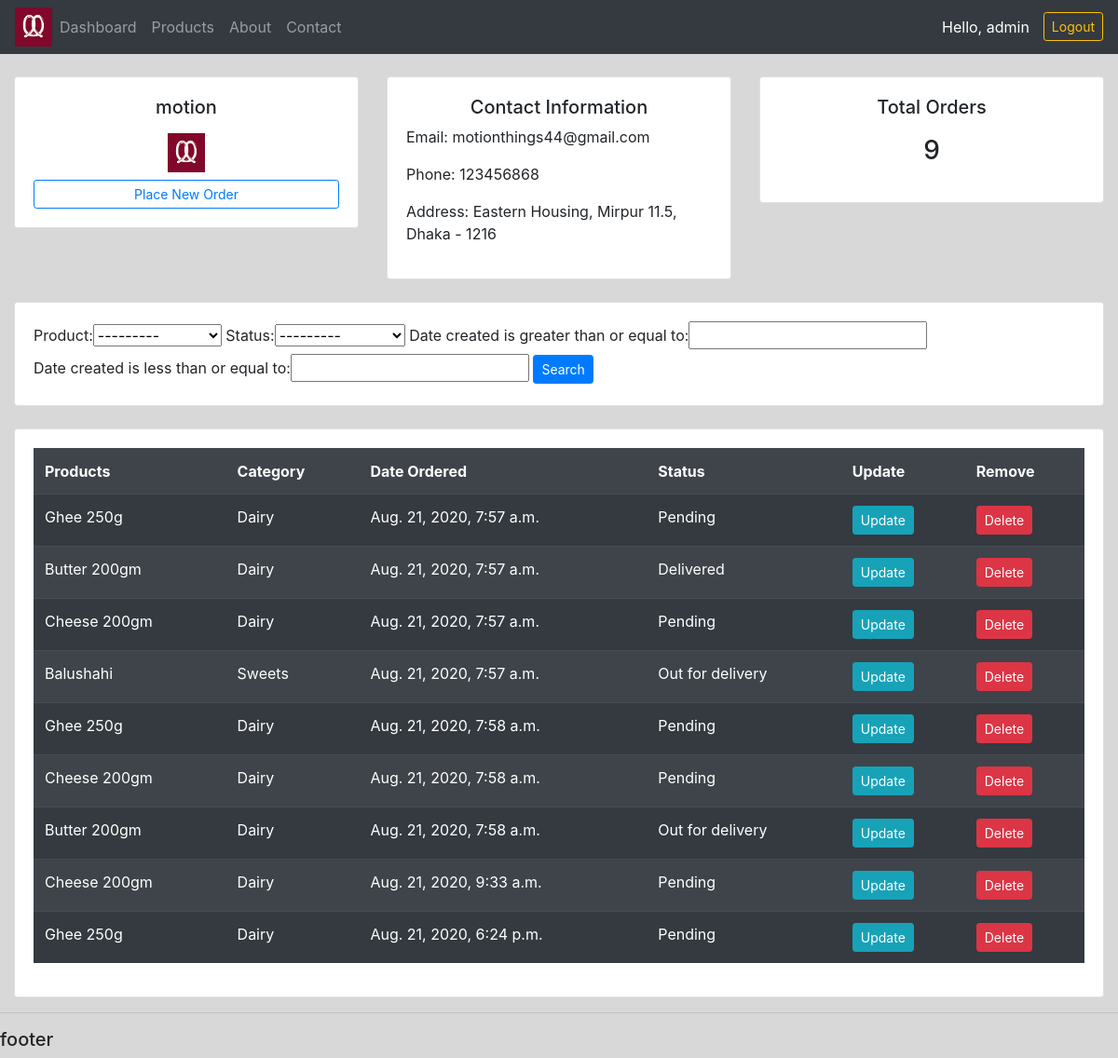
The page /customer/7/ (signed in) on the database its author committed.
### accounts/models.py (models this page shows, shortened)
class Customer(models.Model):
    user = models.OneToOneField(User, null=True, blank=True, on_delete=models.CASCADE)
    name = models.CharField(max_length=200, null=True)
    phone = models.CharField(max_length=200, null=True)
    email = models.CharField(max_length=200)
    address = models.CharField(max_length=250, null=True, blank=True)
    profile_pic = models.ImageField(default="logo.png", null=True, blank=True)
    date_created = models.DateTimeField(auto_now_add=True, null=True)

class Order(models.Model):
    STATUS = (
        ('Delivered', 'Delivered'),
        ('Out for delivery', 'Out for delivery'),
        ('Pending', 'Pending'),
    )
    customer = models.ForeignKey(Customer, null=True, on_delete = models.SET_NULL)
    product = models.ForeignKey(Product, null=True, on_delete=models.SET_NULL)
    date_created = models.DateTimeField(auto_now_add=True, null=True)
    status = models.CharField(max_length=200, null=True, choices=STATUS)

class Product(models.Model):
    CATEGORY = (
        ('Breads', 'Breads'),
        ('Fruits', 'Fruits'),
        ('Dairy', 'Dairy'),
        ('Vegetables', 'Vegetables'),
        ('Meat&Fish', 'Meat&Fish'),
        ('Sweets', 'Sweets'),
    )
    name = models.CharField(max_length=200, null=True)
    price = models.FloatField(null=True)
    category = models.CharField(max_length=200, null=True, choices=CATEGORY)
    description = models.TextField(blank=True)
    date_created = models.DateTimeField(auto_now_add=True, null=True)
    tags = models.ManyToManyField(Tag)
    def __str__(self):
        return self.name

### accounts/decorators.py (the view)
        def wrapper_func(request, *args, **kwargs):
            group = None
            if request.user.groups.exists():
                group = request.user.groups.all()[0].name
            if group in allowed_roles:
                return view_func(request, *args, **kwargs)
            else:
                return HttpResponse('Not authorized to view this page.')

### accounts/views.py (called while the page is built)
@login_required(login_url='login')
@allowed_users(allowed_roles=['admin'])
def customer(request, pk):
    customer = Customer.objects.get(id=pk)
    orders = customer.order_set.all()
    order_count = orders.count()
    search = OrderFilter(request.GET, queryset=orders)
    orders = search.qs
    context = {
        'customer': customer,
        'orders': orders,
        'order_count': order_count,
        'search': search
    }
    return render(request, 'accounts/customer.html', context)

### accounts/templates/accounts/customer.html
{% extends 'accounts/base.html' %}
{% load static %}
{% load crispy_forms_tags %}
{% block content %}
    <br>
    <div class="row">
        <div class="col-md">
            <div class="card card-body">
                <h5 class="text-center">{{customer.name}}</h5>
                <img src="{% static 'images/logo.png' %}" class="mx-auto my-2" alt="" id="logo">
                <a href="{% url 'create_order' customer.id %}" class="btn btn-outline-primary btn-sm btn-block">Place New Order</a>
            </div>
        </div>
        <div class="col-md">
            <div class="card card-body">
                <h5 class="text-center">Contact Information</h5>
                <p>Email: {{customer.email}}</p>
                <p>Phone: {{customer.phone}}</p>
                <p>Address: {{customer.address}}</p>
            </div>
        </div>
        <div class="col-md">
            <div class="card card-body">
                <h5 class="text-center">Total Orders</h5>
                <h3 style= "text-align: center; padding: 10px">{{order_count}}</h3>
            </div>
        </div>
    </div>
    <br>
    <div class="row">
        <div class="col">
            <div class="card card-body">
                <form action="" method="GET">
                    {{ search.form }}
                    <button class="btn btn-sm btn-primary" type="submit">Search</button>
                </form>
            </div>
        </div>
    </div>
    <br>
    <div class="row">
        <div class="col-md">
            <div class="card card-body">
                    <table class="table table-striped table-dark">
                    <tr>
                        <th>Products</th>
                        <th>Category</th>
                        <th>Date Ordered</th>
                        <th>Status</th>
                        <th>Update</th>
                        <th>Remove</th>
                    </tr>
                    {% for order in orders %}
                    <tr>
                        <td>{{order.product.name}}</td>
                        <td>{{order.product.category}}</td>
                        <td>{{order.date_created}}</td>
                        <td>{{order.status}}</td>
                        <td><a href="{% url 'update_order' order.id %}" class="btn btn-sm btn-info">Update</a></td>
                        <td><a href="{% url 'delete_order' order.id %}" class="btn btn-sm btn-danger">Delete</a></td>
                    </tr>
                    {% endfor %}
                </table>
            </div>
        </div>
    </div>
{% endblock %}

### accounts/templates/accounts/base.html (shortened to what this page needs)
{% load static %}
<!DOCTYPE html>
<html lang="en">
<head>
    <link rel="stylesheet" href="https://stackpath.bootstrapcdn.com/bootstrap/4.4.1/css/bootstrap.min.css">
    <link rel="stylesheet" href="https://stackpath.bootstrapcdn.com/font-awesome/4.7.0/css/font-awesome.min.css">
    <link rel="stylesheet" href="{% static '/css/main.css' %}">
    <link rel="stylesheet" href="{% static '/css/status.css' %}">
</head>
<body>
    {% include 'accounts/partials/__navbar.html' %}
    <div class="container-fluid">
    {% block content %}
    {% endblock %}
    </div>
    <hr>
    {% include 'accounts/partials/__footer.html' %}
</body>
</html>

### accounts/templates/accounts/partials/__navbar.html (shortened to what this page needs)
{% load static %}
<nav class="navbar navbar-expand-lg navbar-dark bg-dark">
    <a href="{% url 'dashboard' %}"><img src="{% static 'images/logo.png' %}" id="logo" alt=""></a>
    <div class="collapse navbar-collapse" id="navbarSupportedContent">
      <ul class="navbar-nav mr-auto">
        {% if request.user.is_staff %}
        <li class="nav-item">
          <a class="nav-link" href="{% url 'dashboard' %}">Dashboard</a>
        </li>
        {% else %}
        <li class="nav-item">
          <a class="nav-link" href="{% url 'account' %}">Settings</a>
        </li>
        {% endif %}
        <li class="nav-item">
          <a class="nav-link" href="{% url 'products' %}">Products</a>
        </li>
        <li class="nav-item">
          <a class="nav-link" href="{% url 'about' %}">About</a>
        </li>
        <li class="nav-item">
          <a class="nav-link" href="{% url 'contact' %}">Contact</a>
        </li>
      </ul>
      <span class="hello" >Hello, {{request.user}} </span>
      <span><a class="btn btn-sm btn-outline-warning" href="{% url 'logout' %}">Logout</a></span>
    </div>
  </nav>

### accounts/templates/accounts/partials/__footer.html
<h5>footer</h5>

### static/css/main.css (style rules this page uses)
body { background-color: rgb(216, 216, 216); }
#logo { max-width: 40px; }

### accounts/templates/accounts/partials/__navbar.html (style rules this page uses)
.hello { font-size: 16px; color: #fff; margin-right: 15px; }

### rows shown on the page
Customer: name "motion", email "motionthings44@gmail.com", phone "123456868", address "Eastern Housing, Mirpur 11.5, Dhaka - 1216"
Order: product.name "Ghee 250g", product.category "Dairy", date_created "Aug. 21, 2020, 7:57 a.m.", status "Pending"
Order: product.name "Butter 200gm", product.category "Dairy", date_created "Aug. 21, 2020, 7:57 a.m.", status "Delivered"
Order: product.name "Cheese 200gm", product.category "Dairy", date_created "Aug. 21, 2020, 7:57 a.m.", status "Pending"
Order: product.name "Balushahi", product.category "Sweets", date_created "Aug. 21, 2020, 7:57 a.m.", status "Out for delivery"
Order: product.name "Ghee 250g", product.category "Dairy", date_created "Aug. 21, 2020, 7:58 a.m.", status "Pending"
Order: product.name "Cheese 200gm", product.category "Dairy", date_created "Aug. 21, 2020, 7:58 a.m.", status "Pending"
Order: product.name "Butter 200gm", product.category "Dairy", date_created "Aug. 21, 2020, 7:58 a.m.", status "Out for delivery"
Order: product.name "Cheese 200gm", product.category "Dairy", date_created "Aug. 21, 2020, 9:33 a.m.", status "Pending"
Order: product.name "Ghee 250g", product.category "Dairy", date_created "Aug. 21, 2020, 6:24 p.m.", status "Pending"

### other values the page prints
{{ request.user }} "admin"
{{ order_count }} "9"
